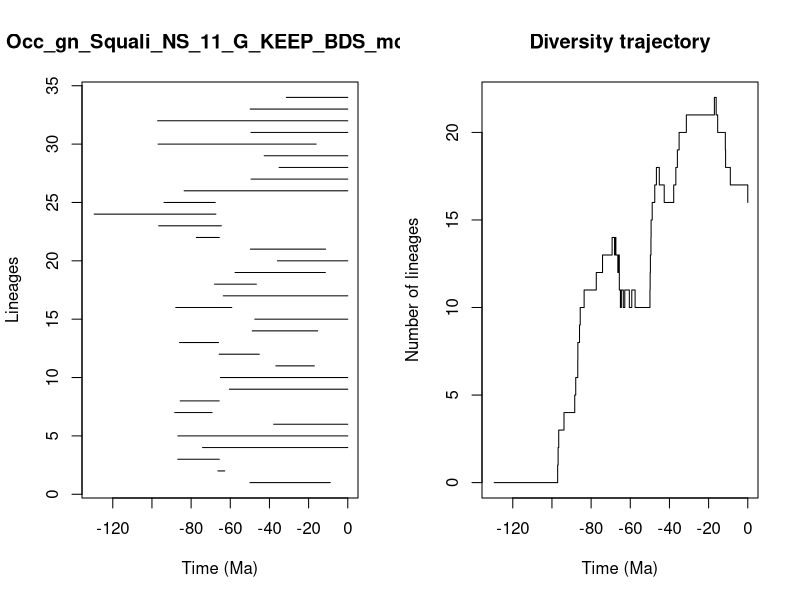

R code for this plot:


pdf(file='../Results/Genus_NS/5_MA_bins_EP/pyrate_mcmc_logs/Occ_gn_Squali_NS_11_G_KEEP_BDS_mcmc_LTT.pdf',width=0.6*20, height=0.6*10)
title = "Occ_gn_Squali_NS_11_G_KEEP_BDS_mcmc"
ts=c(49.95119428729266, 66.35082614761414,86.81188164912886,74.16023284477434,86.76534976432141,37.825218226037634,88.36543787349156,85.56499169926839,60.48558969032461,65.04782606877615,36.73344717759822,65.66133580877617,85.92412149960683,48.8059529762549,47.49692246358241,87.85323049015342,63.57165072769524,68.03356593529402,57.54036244312621,35.94587390175671,49.72622643368343,77.36683620036236,96.54192437892387,129.49736687632338,93.85015856107388,83.56699386183,49.36848458681874,35.06544610594946,42.670063021230526,96.85270773437378,49.44507316066844,97.08621413887555,49.85631669373299,31.365963620361438)
te=c(8.91195828634172, 62.80878851695808,65.59334386785982,0.0,0.0,0.0,69.27338765711492,65.6473894654261,0.0,0.0,17.055267881707564,45.177332384569226,65.99855054424731,15.37354096376238,0.0,59.23711721773369,0.0,46.660184343120655,11.457294931027858,0.0,11.330287780252712,65.60177964722958,64.5604190645924,67.35338601984392,67.668981771369,0.0,0.0,0.0,0.0,16.13907466351747,0.0,0.0,0.0,0.0)
div_traj=c(0, 1,2,3,4,5,6,7,8,9,10,11,12,13,14,13,14,13,12,13,12,13,12,11,10,11,10,11,10,11,10,11,12,13,14,15,16,17,18,17,16,17,18,19,20,21,22,21,20,19,18,17,16)
time_events=c(129.49736687632338, 97.08621413887555,96.85270773437378,96.54192437892387,93.85015856107388,88.36543787349156,87.85323049015342,86.81188164912886,86.76534976432141,85.92412149960683,85.56499169926839,83.56699386183,77.36683620036236,74.16023284477434,69.27338765711492,68.03356593529402,67.668981771369,67.35338601984392,66.35082614761414,65.99855054424731,65.66133580877617,65.6473894654261,65.60177964722958,65.59334386785982,65.04782606877615,64.5604190645924,63.57165072769524,62.80878851695808,60.48558969032461,59.23711721773369,57.54036244312621,49.95119428729266,49.85631669373299,49.72622643368343,49.44507316066844,49.36848458681874,48.8059529762549,47.49692246358241,46.660184343120655,45.177332384569226,42.670063021230526,37.825218226037634,36.73344717759822,35.94587390175671,35.06544610594946,31.365963620361438,17.055267881707564,16.13907466351747,15.37354096376238,11.457294931027858,11.330287780252712,8.91195828634172,0.0)
                par(mfrow=c(1,2))
                L = length(ts)
                plot(ts, 1:L , xlim=c(-max(ts)-1,0), pch=20, type="n", main=title,xlab="Time (Ma)",ylab="Lineages")
                for (i in 1:L){segments(x0=-te[i],y0=i,x1=-ts[i],y1=i)}    
                t = -time_events
                plot(div_traj ~ t,type="s", main = "Diversity trajectory",xlab="Time (Ma)",ylab="Number of lineages",xlim=c(-max(ts)-1,0))
                abline(v=c(65,200,251,367,445),lty=2,col="gray")
                
